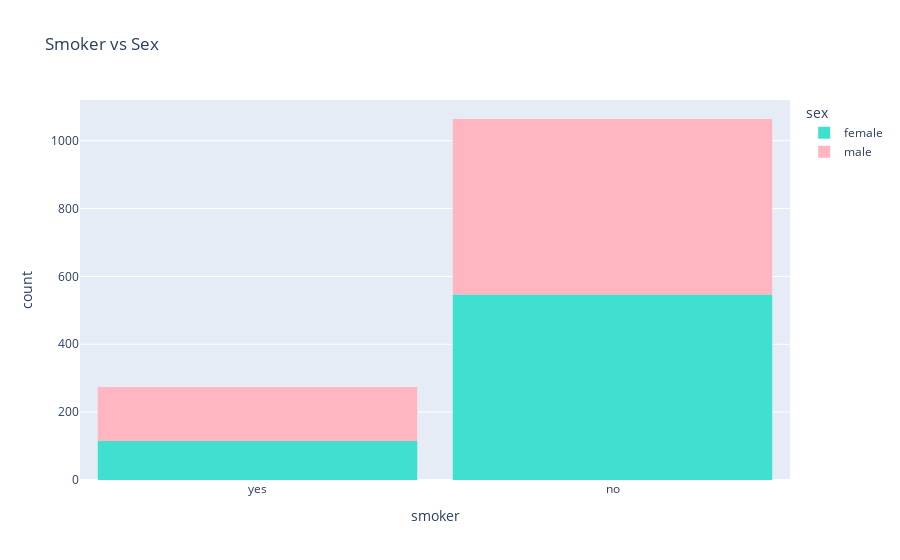
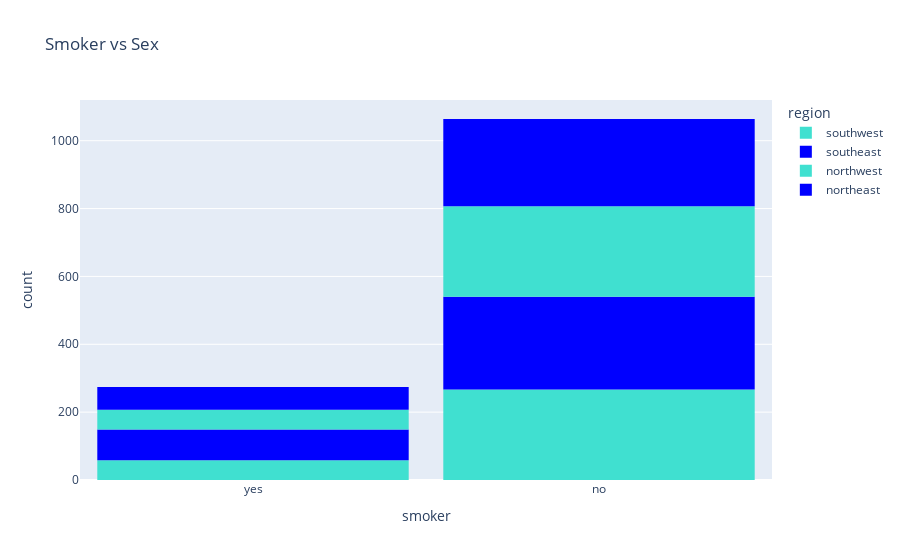
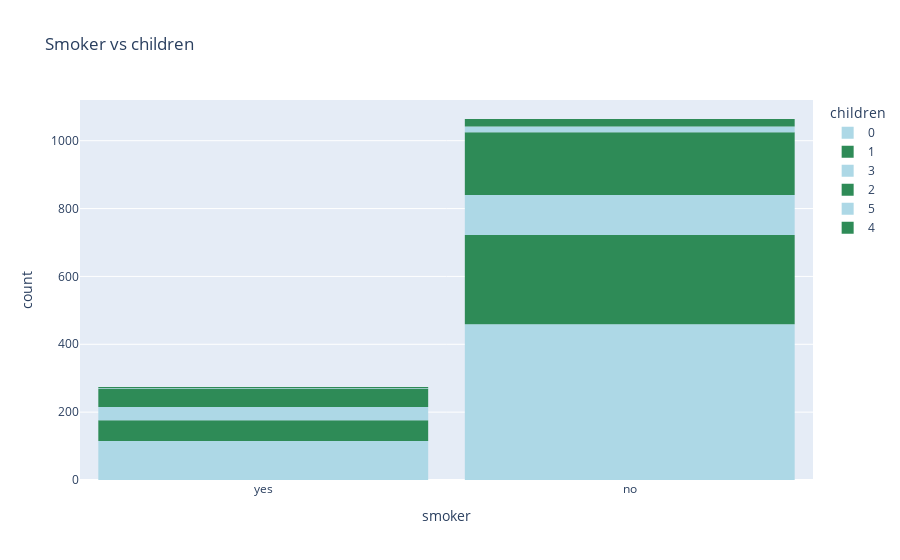

Write notebook code for charts like these, in order.
### Markdown cell above
#### Smokers

### Code cell
# smoker <-> sex

fig1 = px.histogram(
    data,
    x='smoker',
    color='sex',
    color_discrete_sequence=['turquoise', 'lightpink'],
    title='Smoker vs Sex'
)

fig1.update_layout(bargap=0.1)
fig1.show()

# smoker <-> region
fig2 = px.histogram(
    data,
    x='smoker',
    color='region',
    color_discrete_sequence=['turquoise', 'blue'],
    title='Smoker vs Sex'
)

fig2.update_layout(bargap=0.1)
fig2.show()


# smoker <-> children
fig3 = px.histogram(
    data,
    x='smoker',
    color='children',
    color_discrete_sequence=['lightblue', 'seagreen'],
    title='Smoker vs children'
)

fig3.update_layout(bargap=0.1)
fig3.show()

### Figure 1 — Plotly figure (JSON) as saved in the notebook; plotly's stock layout.template omitted (floating-point values rounded to 4 significant figures; data arrays with more than 128 entries replaced by an {"elided": "..."} marker saying what was removed)
{"data": [{"alignmentgroup": "True", "bingroup": "x", "hovertemplate": "sex=female<br>smoker=%{x}<br>count=%{y}<extra></extra>", "legendgroup": "female", "marker": {"color": "turquoise", "pattern": {"shape": ""}}, "name": "female", "offsetgroup": "female", "orientation": "v", "showlegend": true, "type": "histogram", "x": {"elided": "662 str values"}, "xaxis": "x", "yaxis": "y"}, {"alignmentgroup": "True", "bingroup": "x", "hovertemplate": "sex=male<br>smoker=%{x}<br>count=%{y}<extra></extra>", "legendgroup": "male", "marker": {"color": "lightpink", "pattern": {"shape": ""}}, "name": "male", "offsetgroup": "male", "orientation": "v", "showlegend": true, "type": "histogram", "x": {"elided": "676 str values"}, "xaxis": "x", "yaxis": "y"}], "layout": {"bargap": 0.1, "barmode": "relative", "legend": {"title": {"text": "sex"}, "tracegroupgap": 0}, "title": {"text": "Smoker vs Sex"}, "xaxis": {"anchor": "y", "domain": [0, 1], "title": {"text": "smoker"}}, "yaxis": {"anchor": "x", "domain": [0, 1], "title": {"text": "count"}}}}

### Figure 2 — Plotly figure (JSON) as saved in the notebook; plotly's stock layout.template omitted (floating-point values rounded to 4 significant figures; data arrays with more than 128 entries replaced by an {"elided": "..."} marker saying what was removed)
{"data": [{"alignmentgroup": "True", "bingroup": "x", "hovertemplate": "region=southwest<br>smoker=%{x}<br>count=%{y}<extra></extra>", "legendgroup": "southwest", "marker": {"color": "turquoise", "pattern": {"shape": ""}}, "name": "southwest", "offsetgroup": "southwest", "orientation": "v", "showlegend": true, "type": "histogram", "x": {"elided": "325 str values"}, "xaxis": "x", "yaxis": "y"}, {"alignmentgroup": "True", "bingroup": "x", "hovertemplate": "region=southeast<br>smoker=%{x}<br>count=%{y}<extra></extra>", "legendgroup": "southeast", "marker": {"color": "blue", "pattern": {"shape": ""}}, "name": "southeast", "offsetgroup": "southeast", "orientation": "v", "showlegend": true, "type": "histogram", "x": {"elided": "364 str values"}, "xaxis": "x", "yaxis": "y"}, {"alignmentgroup": "True", "bingroup": "x", "hovertemplate": "region=northwest<br>smoker=%{x}<br>count=%{y}<extra></extra>", "legendgroup": "northwest", "marker": {"color": "turquoise", "pattern": {"shape": ""}}, "name": "northwest", "offsetgroup": "northwest", "orientation": "v", "showlegend": true, "type": "histogram", "x": {"elided": "325 str values"}, "xaxis": "x", "yaxis": "y"}, {"alignmentgroup": "True", "bingroup": "x", "hovertemplate": "region=northeast<br>smoker=%{x}<br>count=%{y}<extra></extra>", "legendgroup": "northeast", "marker": {"color": "blue", "pattern": {"shape": ""}}, "name": "northeast", "offsetgroup": "northeast", "orientation": "v", "showlegend": true, "type": "histogram", "x": {"elided": "324 str values"}, "xaxis": "x", "yaxis": "y"}], "layout": {"bargap": 0.1, "barmode": "relative", "legend": {"title": {"text": "region"}, "tracegroupgap": 0}, "title": {"text": "Smoker vs Sex"}, "xaxis": {"anchor": "y", "domain": [0, 1], "title": {"text": "smoker"}}, "yaxis": {"anchor": "x", "domain": [0, 1], "title": {"text": "count"}}}}

### Figure 3 — Plotly figure (JSON) as saved in the notebook; plotly's stock layout.template omitted (floating-point values rounded to 4 significant figures; data arrays with more than 128 entries replaced by an {"elided": "..."} marker saying what was removed)
{"data": [{"alignmentgroup": "True", "bingroup": "x", "hovertemplate": "children=0<br>smoker=%{x}<br>count=%{y}<extra></extra>", "legendgroup": "0", "marker": {"color": "lightblue", "pattern": {"shape": ""}}, "name": "0", "offsetgroup": "0", "orientation": "v", "showlegend": true, "type": "histogram", "x": {"elided": "574 str values"}, "xaxis": "x", "yaxis": "y"}, {"alignmentgroup": "True", "bingroup": "x", "hovertemplate": "children=1<br>smoker=%{x}<br>count=%{y}<extra></extra>", "legendgroup": "1", "marker": {"color": "seagreen", "pattern": {"shape": ""}}, "name": "1", "offsetgroup": "1", "orientation": "v", "showlegend": true, "type": "histogram", "x": {"elided": "324 str values"}, "xaxis": "x", "yaxis": "y"}, {"alignmentgroup": "True", "bingroup": "x", "hovertemplate": "children=3<br>smoker=%{x}<br>count=%{y}<extra></extra>", "legendgroup": "3", "marker": {"color": "lightblue", "pattern": {"shape": ""}}, "name": "3", "offsetgroup": "3", "orientation": "v", "showlegend": true, "type": "histogram", "x": {"elided": "157 str values"}, "xaxis": "x", "yaxis": "y"}, {"alignmentgroup": "True", "bingroup": "x", "hovertemplate": "children=2<br>smoker=%{x}<br>count=%{y}<extra></extra>", "legendgroup": "2", "marker": {"color": "seagreen", "pattern": {"shape": ""}}, "name": "2", "offsetgroup": "2", "orientation": "v", "showlegend": true, "type": "histogram", "x": {"elided": "240 str values"}, "xaxis": "x", "yaxis": "y"}, {"alignmentgroup": "True", "bingroup": "x", "hovertemplate": "children=5<br>smoker=%{x}<br>count=%{y}<extra></extra>", "legendgroup": "5", "marker": {"color": "lightblue", "pattern": {"shape": ""}}, "name": "5", "offsetgroup": "5", "orientation": "v", "showlegend": true, "type": "histogram", "x": ["no", "no", "no", "no", "no", "no", "no", "no", "no", "no", "no", "no", "no", "yes", "no", "no", "no", "no"], "xaxis": "x", "yaxis": "y"}, {"alignmentgroup": "True", "bingroup": "x", "hovertemplate": "children=4<br>smoker=%{x}<br>count=%{y}<extra></extra>", "legendgroup": "4", "marker": {"color": "seagreen", "pattern": {"shape": ""}}, "name": "4", "offsetgroup": "4", "orientation": "v", "showlegend": true, "type": "histogram", "x": ["no", "no", "no", "no", "no", "no", "no", "no", "no", "yes", "yes", "no", "no", "no", "no", "no", "no", "no", "no", "no", "no", "no", "no", "yes", "no"], "xaxis": "x", "yaxis": "y"}], "layout": {"bargap": 0.1, "barmode": "relative", "legend": {"title": {"text": "children"}, "tracegroupgap": 0}, "title": {"text": "Smoker vs children"}, "xaxis": {"anchor": "y", "domain": [0, 1], "title": {"text": "smoker"}}, "yaxis": {"anchor": "x", "domain": [0, 1], "title": {"text": "count"}}}}
